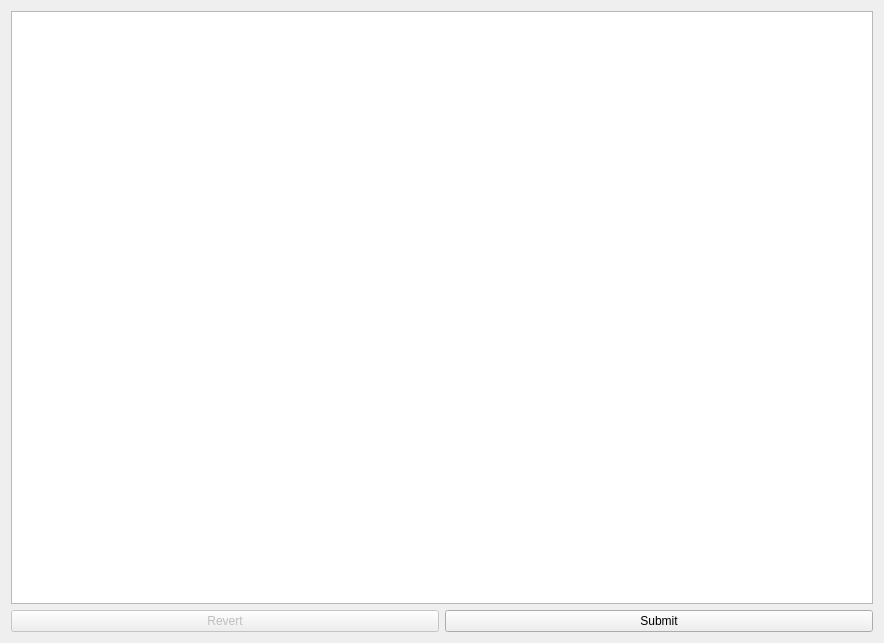
<?xml version="1.0" encoding="UTF-8"?>
<ui version="4.0">
 <class>ResultsWindow</class>
 <widget class="QDialog" name="ResultsWindow">
  <property name="geometry">
   <rect>
    <x>0</x>
    <y>0</y>
    <width>884</width>
    <height>643</height>
   </rect>
  </property>
  <property name="windowTitle">
   <string>Study Session Results</string>
  </property>
  <layout class="QGridLayout" name="gridLayout">
   <item row="0" column="0" colspan="2">
    <widget class="QTableView" name="tableView"/>
   </item>
   <item row="1" column="0">
    <widget class="QPushButton" name="revertBtn">
     <property name="enabled">
      <bool>false</bool>
     </property>
     <property name="text">
      <string>Revert</string>
     </property>
     <property name="default">
      <bool>false</bool>
     </property>
     <property name="flat">
      <bool>false</bool>
     </property>
    </widget>
   </item>
   <item row="1" column="1">
    <widget class="QPushButton" name="submitBtn">
     <property name="text">
      <string>Submit</string>
     </property>
    </widget>
   </item>
  </layout>
 </widget>
 <resources/>
 <connections/>
</ui>
